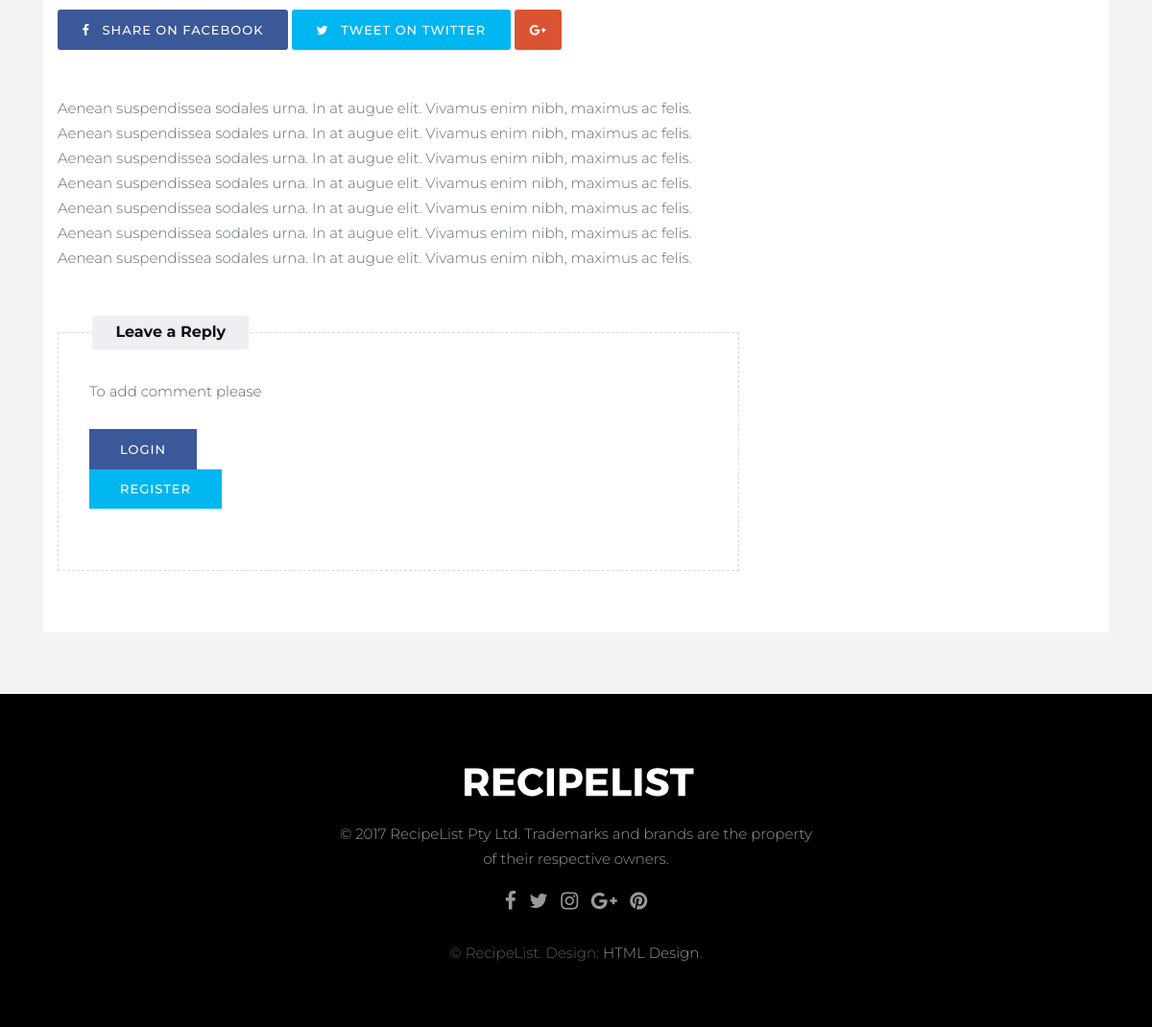
Before: /reciepts/12 (lower part) with the older database file.
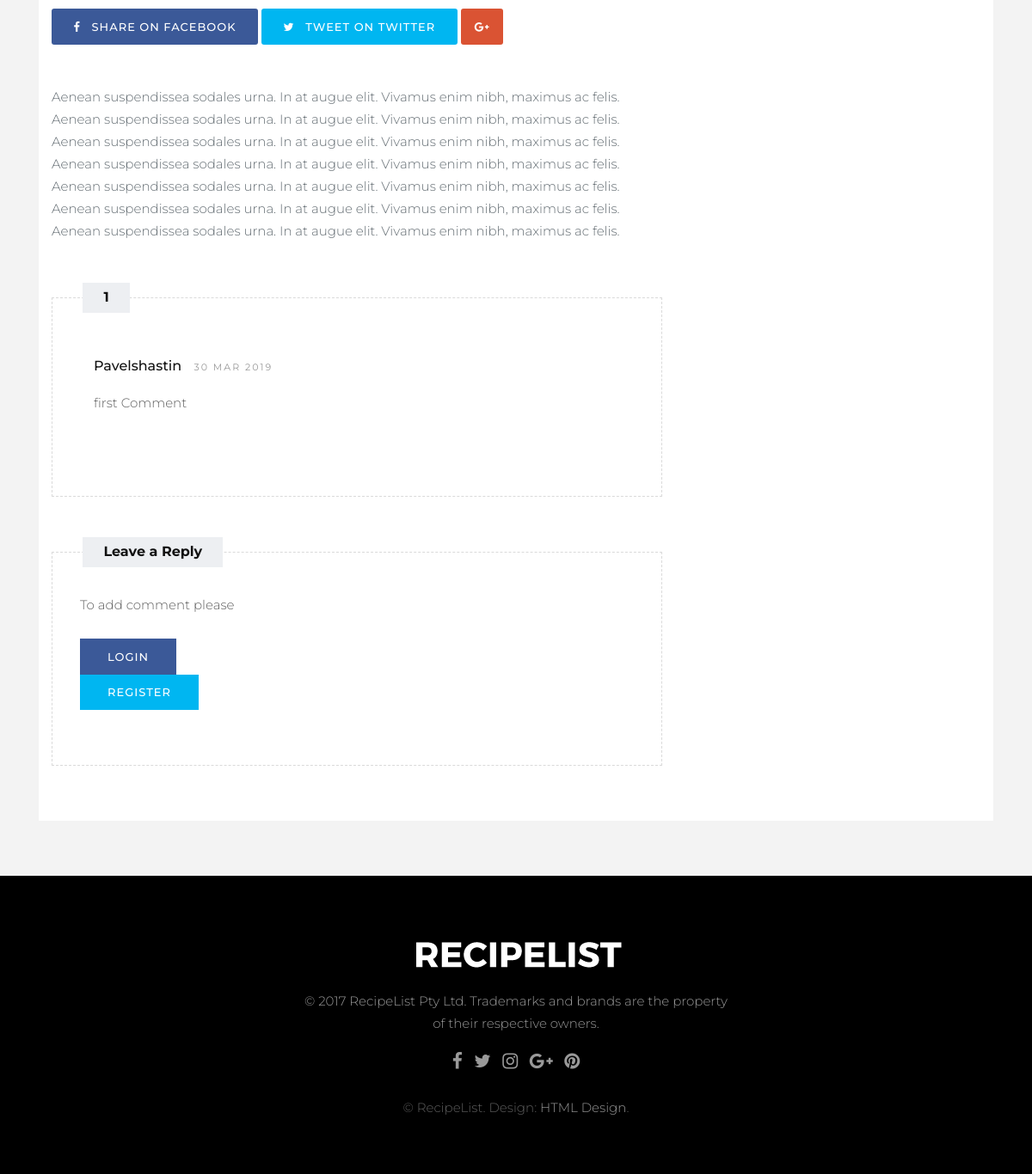
After: the same page with the newer database file.
### blog/models.py (models this page shows, shortened)
class Post(models.Model):
    author = models.ForeignKey(settings.AUTH_USER_MODEL, on_delete=models.CASCADE)
    title = models.CharField(max_length=300)
    text = models.TextField()
    created_date = models.DateTimeField(default=tz.now)
    published_date = models.DateTimeField(default=tz.now)
    modified_date = models.DateTimeField()
    n_comments = models.IntegerField(default=10, blank=True, null=True)
    n_pingback = models.IntegerField(default=10, blank=True, null=True)
    rating = models.IntegerField()
    objects = PostManager()
    def get_comments(self):
        return self.comment_set.all()
    def n_comments(self):
        return self.comment_set.count()

class Comment(models.Model):
    post = models.ForeignKey(Post, on_delete=models.CASCADE)
    author = models.ForeignKey(settings.AUTH_USER_MODEL, on_delete=models.CASCADE)
    text = models.TextField()
    created_date = models.DateTimeField()
    objects = CommentManager()

class MyUser(AbstractUser):
    def auth(self, User):
        pass

### blog/views.py (the view)
# urls.py: path('reciepts/<int:post_id>', views.detail, name='detail'),
def detail(request, post_id=1):
    post = get_object_or_404(Post.objects.get_reciept_by_id(post_id))
    comments = post.get_comments()
    if request.method == "POST":
        form = CommentForm(request.POST)
        if form.is_valid():
            Comment().add(post, request.user, request.POST['comment'], timezone.now())
            form = CommentForm() # return empty form to clean it's fields after submit
    else:
        if request.user.is_authenticated:
            form = CommentForm()
        else:
            form = None
    return render(request, 'blog/food-single.html', {'post': post, 'comments': comments, 'form': form})

### blog/models.py (called while the page is built)
    def get_reciept_by_id(self, id):
        return self.filter(pk=id)

### blog/templates/blog/food-single.html (shortened to what the changed rows need)
{% extends 'blog/base.html' %}
{% load static %}
{% block content %}
        <section class="section">
            <div class="container">
                <div class="row">
                    <div class="col-lg-8 col-md-12 col-sm-12 col-xs-12">
                        <div class="page-wrapper">
                            <div class="blog-title-area">
                                <div class="post-sharing">
                                </div>
                            </div>
                            <div class="blog-content">
                                {{ post.text }}
                            </div>
                            {% if comments %}
                            <div class="custombox clearfix">
                                <h4 class="small-title">{{ post.n_comments }}</h4>
                                <div class="row">
                                    <div class="col-lg-12">
                                        <div class="comments-list">
                                            {% for comment in comments %}
                                                <div class="media">
                                                    <div class="media-body">
                                                        {% if comment.author.first_name and comment.author.last_name %}
                                                            <h4 class="media-heading user_name">{{ comment.author.first_name | title }} {{ comment.author.last_name | title }}
                                                                <small>{{ comment.created_date | date:'d M Y' }}</small></h4>
                                                        {% else %}
                                                            <h4 class="media-heading user_name">{{ comment.author.username | title }}
                                                                <small>{{ comment.created_date | date:'d M Y' }}</small></h4>
                                                        {% endif %}
                                                        <p>{{ comment.text }}</p>
                                                    </div>
                                                </div>
                                            {% endfor %}
                                        </div>
                                    </div>
                                </div>
                            </div>
                            {% endif %}
                            <div class="custombox clearfix">
                                <h4 class="small-title">Leave a Reply</h4>
                                <div class="row">
                                </div>
                            </div>
                        </div>
                    </div>
            </div>
        </section>
{% endblock %}

Changed rows visible on the page:
shown differently, row unchanged: Post: n_comments (not shown) → "1"
added Comment: author.username "Pavelshastin", created_date "30 MAR 2019", text "first Comment"
